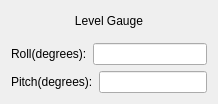
                <widget class="QWidget" name="widget_30" native="true">
                 <layout class="QVBoxLayout" name="verticalLayout_55" stretch="0,1,0,0">
                  <item>
                   <widget class="QLabel" name="label_238">
                    <property name="minimumSize">
                     <size>
                      <width>0</width>
                      <height>20</height>
                     </size>
                    </property>
                    <property name="maximumSize">
                     <size>
                      <width>16777215</width>
                      <height>20</height>
                     </size>
                    </property>
                    <property name="text">
                     <string>Level Gauge</string>
                    </property>
                    <property name="alignment">
                     <set>Qt::AlignmentFlag::AlignCenter</set>
                    </property>
                   </widget>
                  </item>
                  <item>
                   <widget class="ArcWidget" name="widget_arc" native="true"/>
                  </item>
                  <item>
                   <layout class="QHBoxLayout" name="horizontalLayout_44">
                    <item>
                     <widget class="QLabel" name="label_239">
                      <property name="text">
                       <string>Roll(degrees):</string>
                      </property>
                     </widget>
                    </item>
                    <item>
                     <widget class="QLineEdit" name="arc_roll">
                      <property name="readOnly">
                       <bool>true</bool>
                      </property>
                      <property name="placeholderText">
                       <string/>
                      </property>
                     </widget>
                    </item>
                   </layout>
                  </item>
                  <item>
                   <layout class="QHBoxLayout" name="horizontalLayout_45">
                    <item>
                     <widget class="QLabel" name="label_240">
                      <property name="text">
                       <string>Pitch(degrees):</string>
                      </property>
                     </widget>
                    </item>
                    <item>
                     <widget class="QLineEdit" name="arc_pitch">
                      <property name="readOnly">
                       <bool>true</bool>
                      </property>
                      <property name="placeholderText">
                       <string/>
                      </property>
                     </widget>
                    </item>
                   </layout>
                  </item>
                 </layout>
                </widget>
